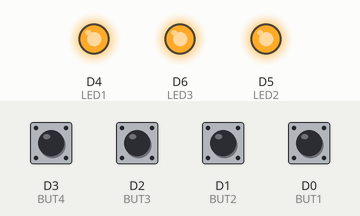
Recording of a sketch running on a simulated ESP8266 (NodeMCU). On the bench: output pins drawn as LEDs (lit = HIGH). Inputs (shaded band) come from the test bench; at power-on: D0 (BUT1), D1 (BUT2), D2 (BUT3), D3 (BUT4) HIGH. Random numbers use the default seed unless the sketch sets one.

Above: at 2.1 s.
2.2 s: D3 (BUT4) pulled LOW for 0.15 s
At 3.2 s:
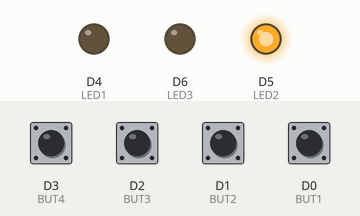
At 5.3 s:
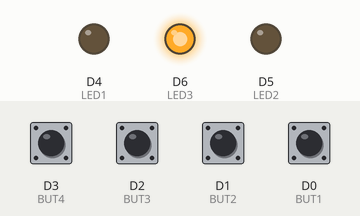
Timing chart, 0 to 11.3 s (numbered marks = the images above; inputs shaded):
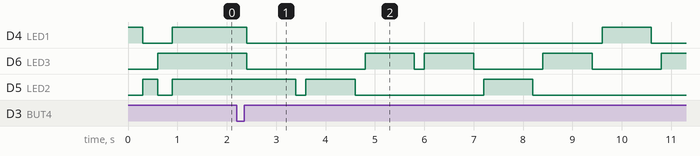

Measured:
- after the input at 2.2 s, D4 (LED1): HIGH → LOW after 0.20 s, → HIGH 7.2 s later, → LOW 1.0 s later; D6 (LED3): HIGH → LOW after 0.20 s, → HIGH 2.4 s later, → LOW 1.0 s later, → HIGH 0.20 s later, … (8 changes in this stretch); D5 (LED2): goes LOW 0.20 s, HIGH 1.0 s, LOW 2.6 s, HIGH 1.0 s, then LOW, starting after 1.2 s

The sketch:

code.ino
```cpp
int BUT1 = D0;
int BUT2 = D1;
int BUT3 = D2;
int BUT4 = D3;

int LED1 = D4;
int LED2 = D5;
int LED3 = D6;

int score = 0;
int currentLED = 0;

long gameStart = 0;
bool gameRunning = false;

void setup() {
  pinMode(BUT1, INPUT_PULLUP);
  pinMode(BUT2, INPUT_PULLUP);
  pinMode(BUT3, INPUT_PULLUP);
  pinMode(BUT4, INPUT_PULLUP);

  pinMode(LED1, OUTPUT);
  pinMode(LED2, OUTPUT);
  pinMode(LED3, OUTPUT);

  digitalWrite(LED1, HIGH);
  delay(300);
  digitalWrite(LED1, LOW);

  digitalWrite(LED2, HIGH);
  delay(300);
  digitalWrite(LED2, LOW);

  digitalWrite(LED3, HIGH);
  delay(300);
  digitalWrite(LED3, LOW);

  digitalWrite(LED1, HIGH);
  digitalWrite(LED2, HIGH);
  digitalWrite(LED3, HIGH);
}

void loop() {

  if (!gameRunning) {
    if (digitalRead(BUT4) == LOW) {
      delay(200);
      startGame();
    }
    return;
  }

  if (millis() - gameStart >= 30000) {
    endGame();
    return;
  }

  playRound();
}

void startGame() {
  score = 0;
  gameRunning = true;
  gameStart = millis();

  digitalWrite(LED1, LOW);
  digitalWrite(LED2, LOW);
  digitalWrite(LED3, LOW);
}

void playRound() {

  currentLED = random(1, 4);

  digitalWrite(LED1, LOW);
  digitalWrite(LED2, LOW);
  digitalWrite(LED3, LOW);

  if (currentLED == 1) digitalWrite(LED1, HIGH);
  if (currentLED == 2) digitalWrite(LED2, HIGH);
  if (currentLED == 3) digitalWrite(LED3, HIGH);

  long start = millis();
  bool scored = false;

  while (millis() - start < 1000) {

    if (!scored) {

      if (currentLED == 1 && digitalRead(BUT1) == LOW) {
        score++;
        scored = true;
      }

      if (currentLED == 2 && digitalRead(BUT2) == LOW) {
        score++;
        scored = true;
      }

      if (currentLED == 3 && digitalRead(BUT3) == LOW) {
        score++;
        scored = true;
      }
    }
  }

  digitalWrite(LED1, LOW);
  digitalWrite(LED2, LOW);
  digitalWrite(LED3, LOW);

  delay(200);
}

void endGame() {

  gameRunning = false;

  digitalWrite(LED1, LOW);
  digitalWrite(LED2, LOW);
  digitalWrite(LED3, LOW);

  if (score == 20) {
    digitalWrite(LED1, HIGH);
    digitalWrite(LED2, HIGH);
    digitalWrite(LED3, HIGH);
  }

  else if (score > 10) {
    digitalWrite(LED1, HIGH);
    digitalWrite(LED2, HIGH);
  }

  else {
    digitalWrite(LED1, HIGH);
  }

  delay(10000);

  for (int i = 0; i < 2; i++) {
    digitalWrite(LED1, HIGH);
    digitalWrite(LED2, HIGH);
    digitalWrite(LED3, HIGH);
    delay(300);

    digitalWrite(LED1, LOW);
    digitalWrite(LED2, LOW);
    digitalWrite(LED3, LOW);
    delay(300);
  }

  digitalWrite(LED1, HIGH);
  digitalWrite(LED2, HIGH);
  digitalWrite(LED3, HIGH);
}
```
